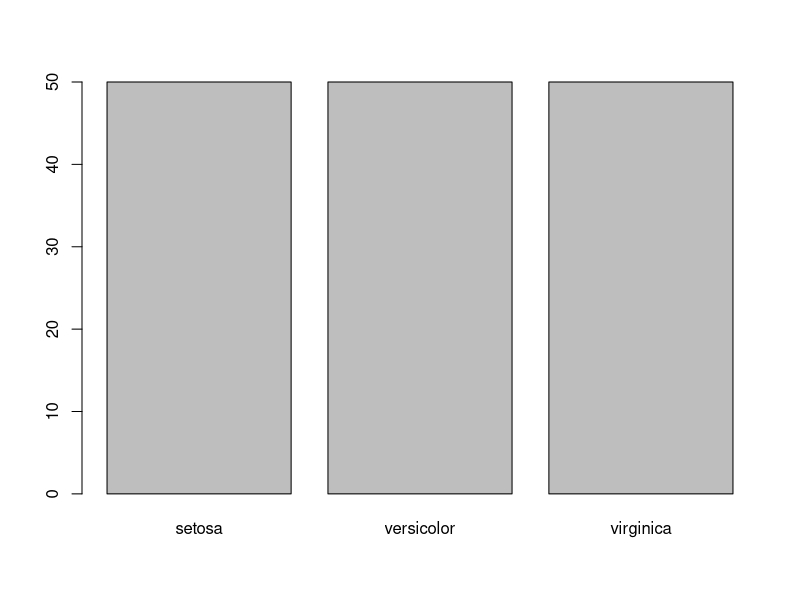
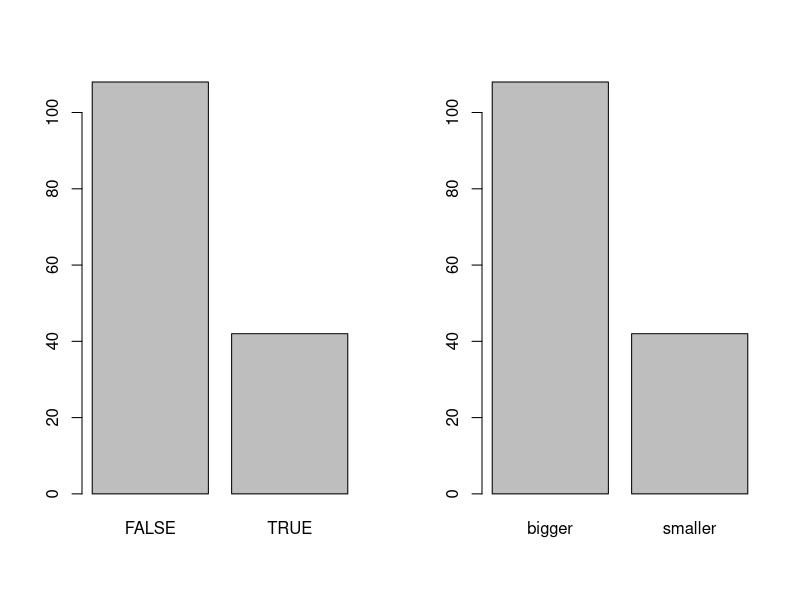
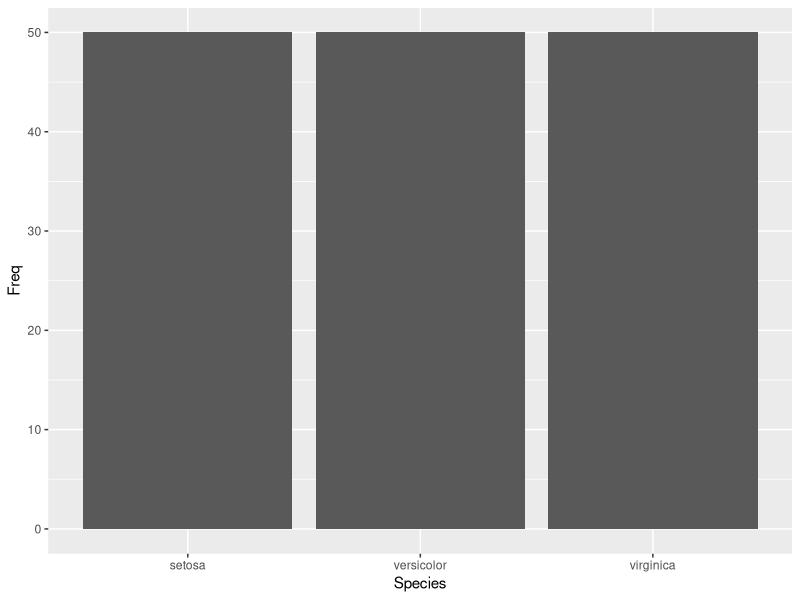
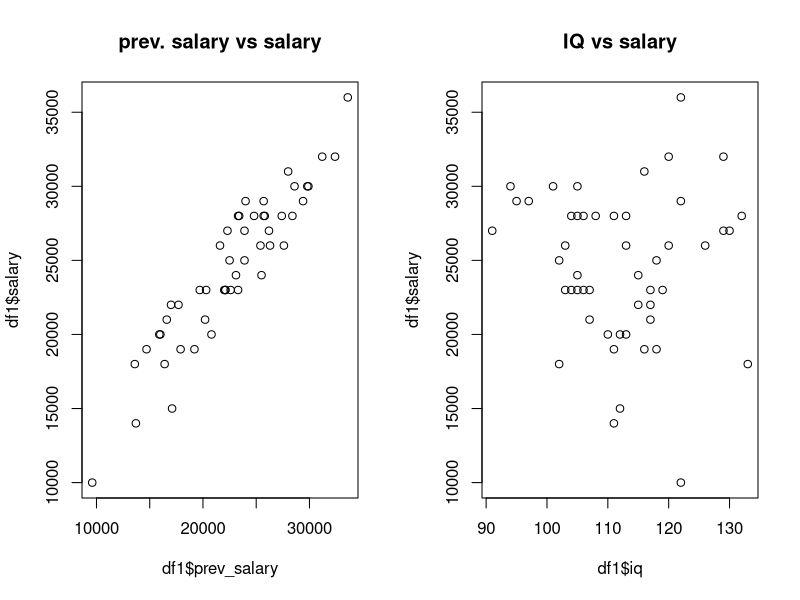
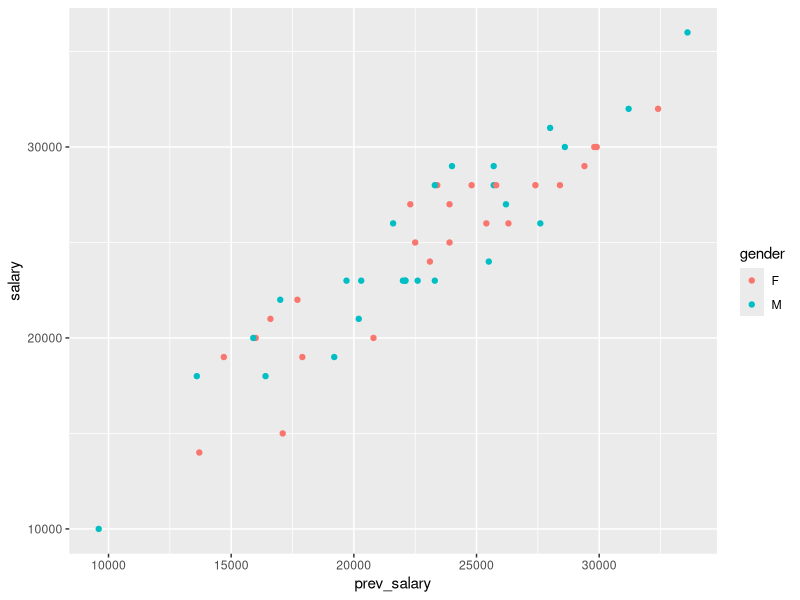
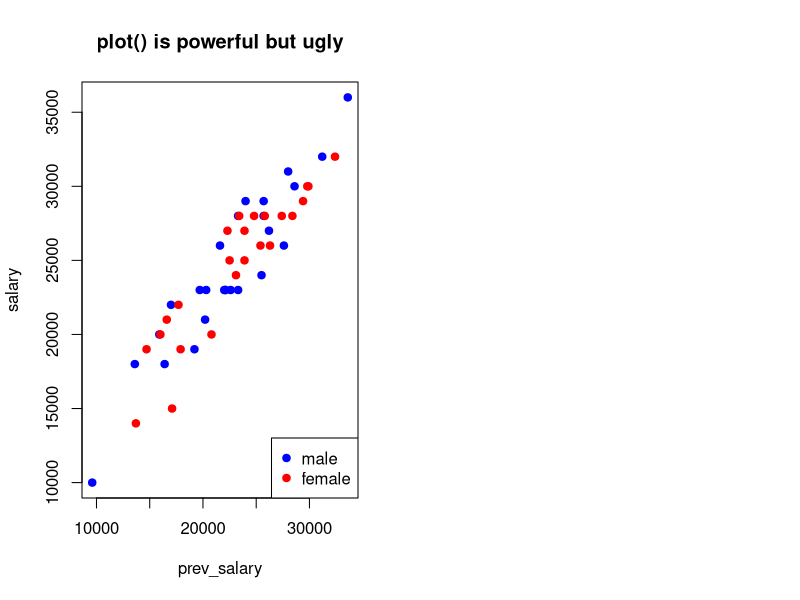
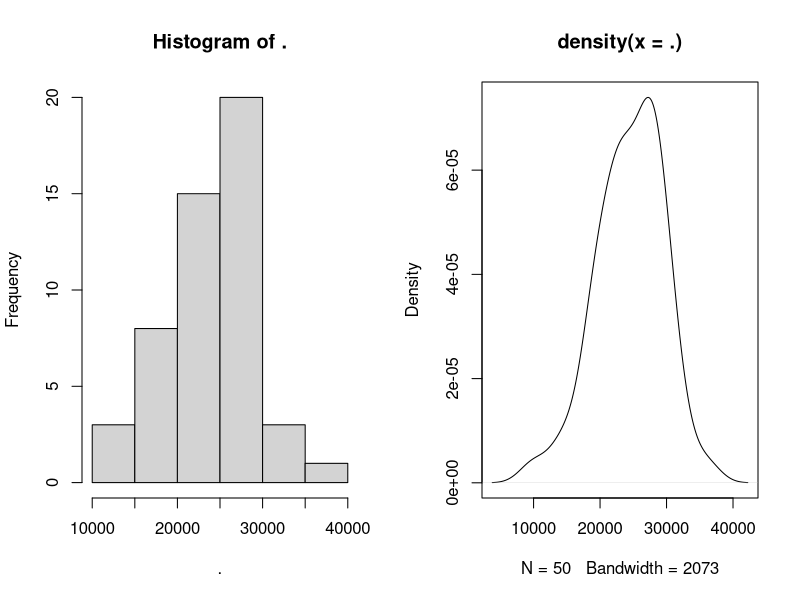

Write R code to recreate these figures, in order.
## ---- chunk 1
cat("
<style>
.reference {
  color: grey;
  font-size:11px;
}
#temp {
  font-size:25px;
}
#date {
  font-size:9px;
  color: grey;
}

* {
  font-size=15px;
}
h1, h2, h3 {
  color:;
  margin-top:40px;
  margin-bottom: 30px;
  //border-top:1px solid grey;
  padding-top:10px
}
h1 {
  border-bottom : 1px solid grey;
}

h2 {
  padding-bottom : 6px;
  border-bottom : 1px solid   #cccccc
;
}
.r {
  margin-top:15px;
  //font-size:18px;
}
body {
  //border-bottom:10px solid;
}
span.highlight {
  color:  #009900 ;
  background-color: #e6e6e6;
  font-size=55 px;

}

</style>
")
## ---- chunk 2
attach(iris)
library(ggplot2)
library(magrittr)
#計算Species各有幾個
table(Species)  
#畫長條圖
table(Species) %>% barplot()

## ---- chunk 3
#Petal.Length大於5的個數
t1 = table(Petal.Length>5)
#或者巧妙的計算比率
t2 = table(Petal.Length>5)/length(Petal.Length)
t1;t2
## ---- chunk 4
t1 = table(Petal.Length>5)  
t2 = table(Petal.Length>5)
names(t2) = c("bigger","smaller")
par(mfrow=c(1,2))
barplot(t1);barplot(t2)
## ---- chunk 5
#生產行一一家人
sin_bros = sapply(1:50,function(x){
  paste("行",x,sep="")
})
set.seed(689)
df1 = data.frame(name=sin_bros,
                 late=sample(c("遲到","準時"),50,replace = T),
                 overtime = sample(c("加班","早退","準時打卡"),50,r=T),
                 salary=(salary<-rpois(50,25)*1000),
                 prev_salary = round(salary*0.88+rnorm(50,1000,2000),-2),
                 iq = rpois(50,110),
                 gender=factor(sample(c("M","F"),50,r=T)),
                 hobby = factor(sample(c("cook","read","learn Eng","swim"),50,r=T))
                 )

head(df1);table(df1$late,df1$overtime)
## ---- chunk 6
table(Species) %>% as.data.frame() %>% ggplot(aes(x=Species, y=Freq)) +
  geom_bar(stat="identity")
## ---- chunk 7
#誰被霸凌
which(df1$salary<22000)

#用length()計算個數
which(df1$salary <22000) %>% length()
## ---- chunk 8
## 篩選data.frame()
## ps. 篩選結果若要重複使用，可以用變數儲存起來，像是這樣:
## sel = which(df1$salary<22000)
## df1[sel,]
df1[which(df1$salary<22000),]
## ---- chunk 9
which(df1$gender=='F' & df1$iq>120 & df1$salary>22000)  %>% df1[.,]

# 補充潮潮寫法
# df1 %$% which(gender=='F' & iq>1020 & salary>22000) %>% df1[.,]
## ---- chunk 10
aggregate(salary~hobby,mean ,data=df1)
## ---- chunk 11
df1$salary %>% summary()
## ---- chunk 12
male = which(df1$gender=="M")
female = which(df1$gender=='F')
df1 %$% summary(salary[male]) - summary(salary[female])
## ---- chunk 13
par(mfrow=c(1,2))
#薪水與上一份工作的薪水相關嗎
plot(df1$prev_salary,df1$salary,main="prev. salary vs salary")
#薪水與IQ相關嗎
plot(df1$iq,df1$salary,main="IQ vs salary")
## ---- chunk 14
ggplot(df1, aes(x=prev_salary, y=salary, color=gender)) +
  geom_point()
## ---- chunk 15
df1[male,] %$% plot(prev_salary,salary,pch=19,col="blue",
                    xlim=c(min(df1$prev_salary),max(df1$prev_salary)),
                    main="plot() is powerful but ugly")
df1[female,] %$% points(prev_salary,salary,pch=19,col="red")
legend("bottomright",c("male","female"),col=c("blue","red"),pch=19)
## ---- chunk 16
par(mfrow=c(1,2))
#直方圖
df1$salary %>% hist()
#平滑過的分配圖
df1$salary %>% density() %>% plot()
